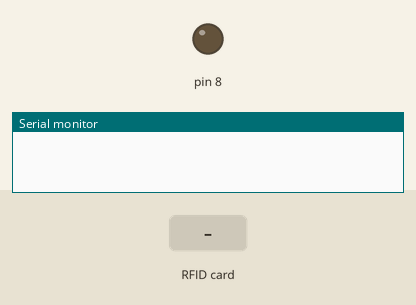
Simulated run of this sketch. Board: Arduino Uno, built with avr-gcc and run on an emulated ATmega328P. Shown: output pins drawn as LEDs (lit = HIGH), the last lines printed to the serial monitor. Inputs (shaded band) come from the test bench. Pins used as bus, display or sensor lines are not drawn.

Above: at 1.2 s.
1.3 s: RFID card 5E 7A 19 C4 held to the reader
At 1.38 s:
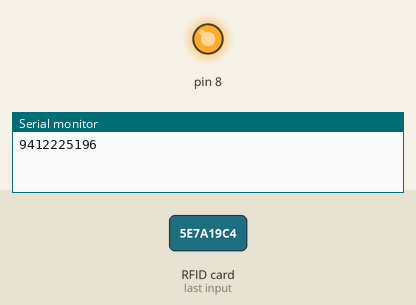
Timing chart, 0 to 4.3 s (numbered marks = the images above; inputs shaded):
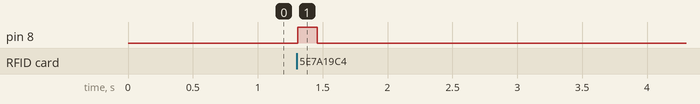

The sketch:

rfid2.ino
```cpp
//sender arduino
#include <SPI.h>
#include <RFID.h>
#define SS_PIN 10
#define RST_PIN 9
RFID rfid(SS_PIN, RST_PIN);
String rfidCard;
void setup() {
  // put your setup code here, to run once:
  Serial.begin(9600);
  SPI.begin();
  rfid.init();
  pinMode(8, OUTPUT);
}

void loop() {
  // put your main code here, to run repeatedly:
   if (rfid.isCard()) {
    if (rfid.readCardSerial()) {
      rfidCard = String(rfid.serNum[0])+ String(rfid.serNum[1]) + String(rfid.serNum[2])+ String(rfid.serNum[3]);
      Serial.println(rfidCard);
      //Serial.println();
      digitalWrite(8,HIGH);
      delay(150);
      digitalWrite(8,LOW);
      delay(2000);
    }
    rfid.halt();
  }

}
```

Measured:
- after the input at 1.3 s, pin 8: LOW → HIGH at once, → LOW 0.15 s later
